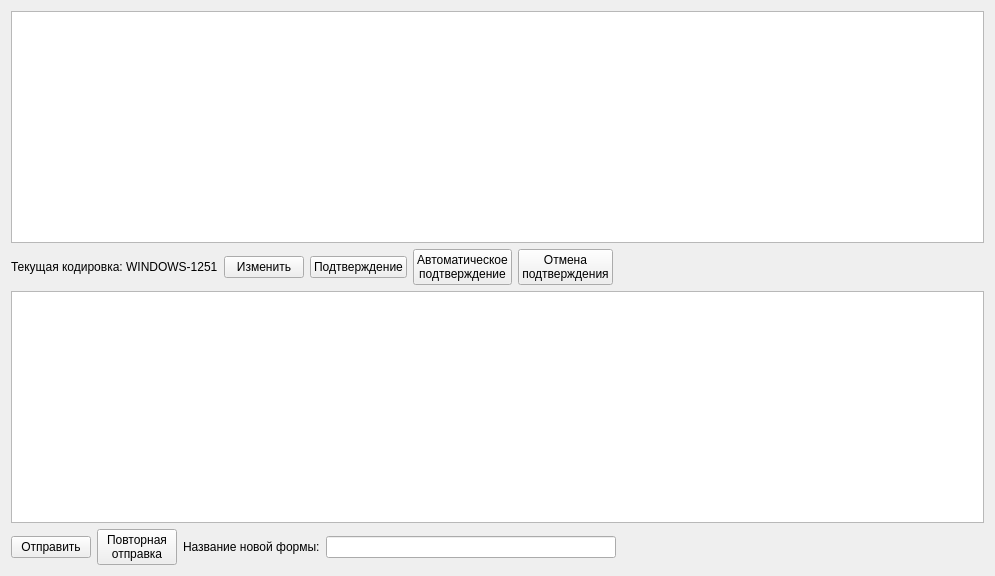
<?xml version="1.0" encoding="UTF-8"?>
<ui version="4.0">
 <class>FNfView</class>
 <widget class="QWidget" name="FNfView">
  <property name="windowModality">
   <enum>Qt::ApplicationModal</enum>
  </property>
  <property name="geometry">
   <rect>
    <x>0</x>
    <y>0</y>
    <width>995</width>
    <height>576</height>
   </rect>
  </property>
  <property name="cursor">
   <cursorShape>ArrowCursor</cursorShape>
  </property>
  <property name="windowTitle">
   <string>Form</string>
  </property>
  <layout class="QGridLayout" name="gridLayout">
   <item row="0" column="0">
    <widget class="QTextEdit" name="textEdit"/>
   </item>
   <item row="1" column="0">
    <layout class="QHBoxLayout" name="horizontalLayout">
     <item>
      <widget class="QLabel" name="l_cod">
       <property name="text">
        <string>Текущая кодировка: WINDOWS-1251</string>
       </property>
      </widget>
     </item>
     <item>
      <widget class="QPushButton" name="pb_cod">
       <property name="text">
        <string>Изменить</string>
       </property>
       <property name="icon">
        <iconset resource="res.qrc">
         <normaloff>:/res/1/ocr_language_support.png</normaloff>:/res/1/ocr_language_support.png</iconset>
       </property>
       <property name="iconSize">
        <size>
         <width>32</width>
         <height>32</height>
        </size>
       </property>
      </widget>
     </item>
     <item>
      <widget class="QPushButton" name="pb_podt">
       <property name="text">
        <string>Подтверждение</string>
       </property>
       <property name="icon">
        <iconset resource="res.qrc">
         <normaloff>:/res/1/email.png</normaloff>:/res/1/email.png</iconset>
       </property>
       <property name="iconSize">
        <size>
         <width>32</width>
         <height>32</height>
        </size>
       </property>
      </widget>
     </item>
     <item>
      <widget class="QPushButton" name="pb_apodt">
       <property name="text">
        <string>Автоматическое
подтверждение</string>
       </property>
       <property name="icon">
        <iconset resource="res.qrc">
         <normaloff>:/res/1/email_send_receive.png</normaloff>:/res/1/email_send_receive.png</iconset>
       </property>
       <property name="iconSize">
        <size>
         <width>32</width>
         <height>32</height>
        </size>
       </property>
      </widget>
     </item>
     <item>
      <widget class="QPushButton" name="pb_opodt">
       <property name="text">
        <string>Отмена
подтверждения</string>
       </property>
       <property name="icon">
        <iconset resource="res.qrc">
         <normaloff>:/res/1/email_delete.png</normaloff>:/res/1/email_delete.png</iconset>
       </property>
       <property name="iconSize">
        <size>
         <width>32</width>
         <height>32</height>
        </size>
       </property>
      </widget>
     </item>
     <item>
      <spacer name="horizontalSpacer">
       <property name="orientation">
        <enum>Qt::Horizontal</enum>
       </property>
       <property name="sizeHint" stdset="0">
        <size>
         <width>40</width>
         <height>20</height>
        </size>
       </property>
      </spacer>
     </item>
    </layout>
   </item>
   <item row="2" column="0">
    <widget class="QTextEdit" name="textEdit1"/>
   </item>
   <item row="3" column="0">
    <layout class="QHBoxLayout" name="horizontalLayout_3">
     <item>
      <widget class="QPushButton" name="pb_Otpr">
       <property name="text">
        <string>Отправить</string>
       </property>
       <property name="icon">
        <iconset resource="res.qrc">
         <normaloff>:/res/1/email_go.png</normaloff>:/res/1/email_go.png</iconset>
       </property>
       <property name="iconSize">
        <size>
         <width>32</width>
         <height>32</height>
        </size>
       </property>
      </widget>
     </item>
     <item>
      <widget class="QPushButton" name="pb_otpr2">
       <property name="text">
        <string>Повторная
отправка</string>
       </property>
       <property name="icon">
        <iconset resource="res.qrc">
         <normaloff>:/res/1/emails.png</normaloff>:/res/1/emails.png</iconset>
       </property>
       <property name="iconSize">
        <size>
         <width>32</width>
         <height>32</height>
        </size>
       </property>
      </widget>
     </item>
     <item>
      <layout class="QHBoxLayout" name="horizontalLayout_2">
       <item>
        <widget class="QLabel" name="lb_nazf">
         <property name="text">
          <string>Название новой формы:</string>
         </property>
        </widget>
       </item>
       <item>
        <widget class="QLineEdit" name="le_nazf">
         <property name="minimumSize">
          <size>
           <width>290</width>
           <height>0</height>
          </size>
         </property>
        </widget>
       </item>
      </layout>
     </item>
     <item>
      <spacer name="horizontalSpacer_2">
       <property name="orientation">
        <enum>Qt::Horizontal</enum>
       </property>
       <property name="sizeHint" stdset="0">
        <size>
         <width>40</width>
         <height>20</height>
        </size>
       </property>
      </spacer>
     </item>
    </layout>
   </item>
  </layout>
 </widget>
 <resources>
  <include location="res.qrc"/>
 </resources>
 <connections/>
</ui>
